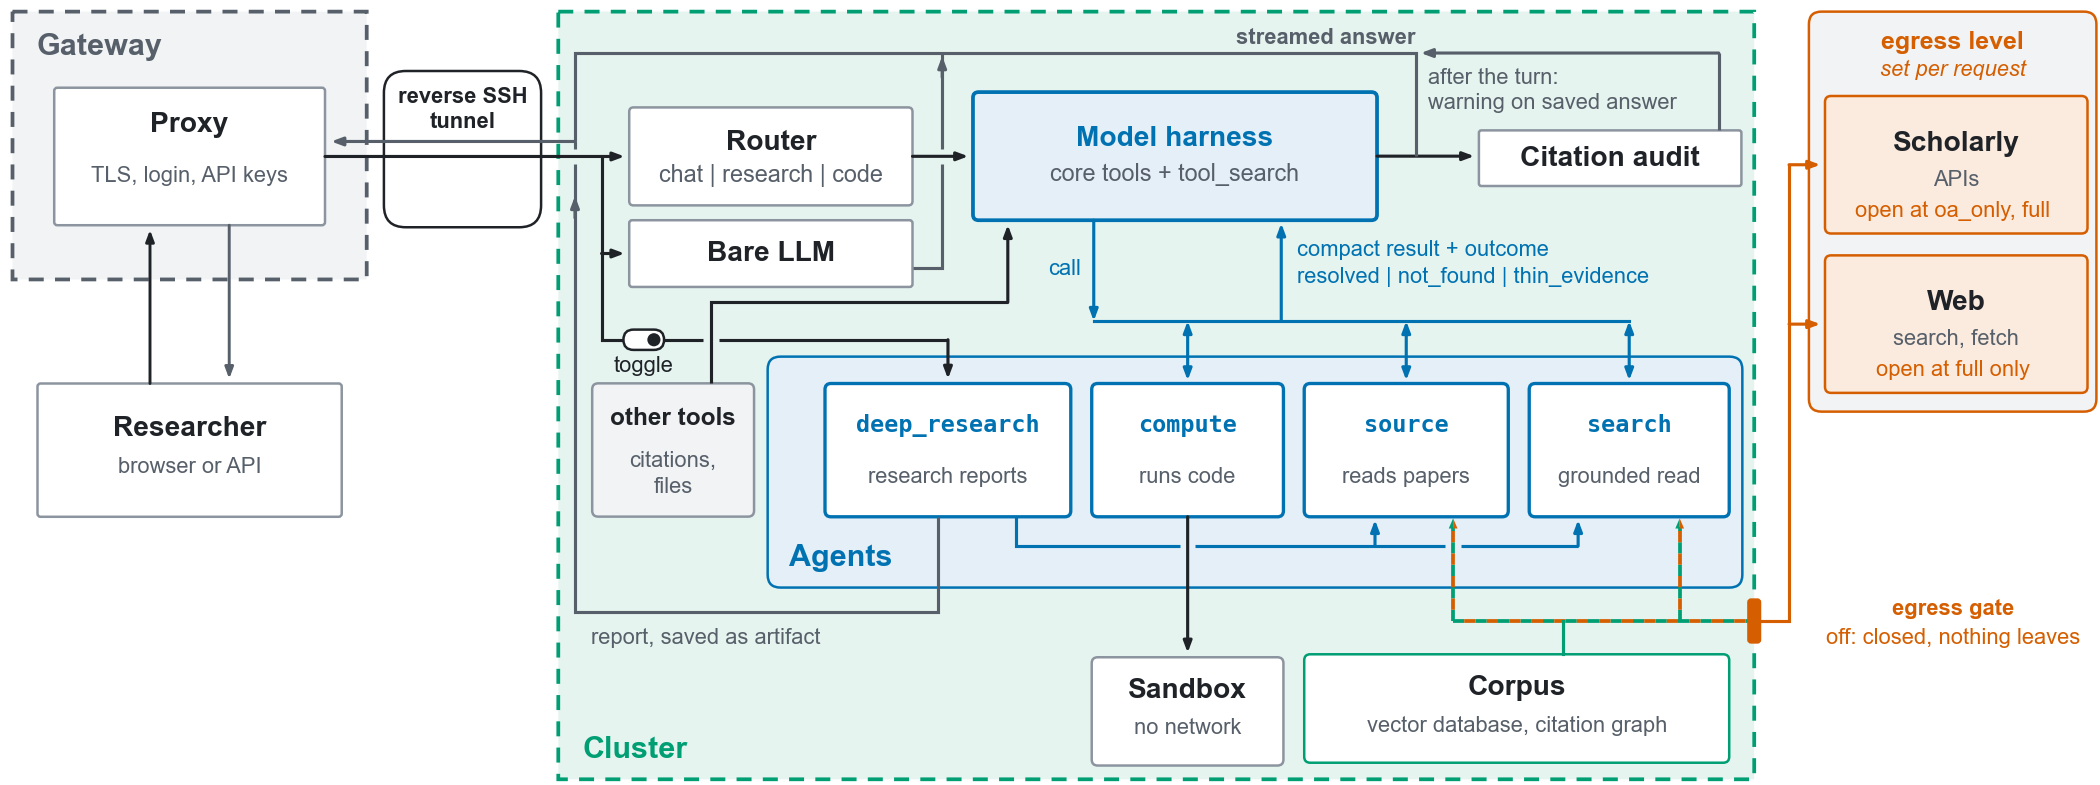

Write the Python code that produced this figure.
"""Figure 1, the architecture: one panel, the trust boundaries with every path a
request can take through them.

The layout started as the Google Drawings sketch (archive/munin_fig1_v5.svg) and is
still placed in that drawing's own pixel space (1344 x 553, y down); the axes
map it onto the full text width and crop the empty band above y = TOP, which
makes the figure about 2.6 in tall. Strokes and type are scaled by the same
factor (PT pt per px); no label is set below 14 px (5.25 pt) at print size.

The labels it takes from the code are read, not typed here: routing profiles
from router.py and egress levels from provenance.py. The tool and agent counts
from the MCP registry are not drawn; --facts prints them for the caption. The
source files are parsed with `ast`, never imported, so this needs matplotlib
and nothing from the service's own dependencies. Earlier versions are in
archive/.

    python3 docs/paper-kit/figures/fig_architecture.py            # pdf + png + svg
    python3 docs/paper-kit/figures/fig_architecture.py --facts    # print what was read
"""

from __future__ import annotations

import argparse
import ast
import json
import sys
from pathlib import Path

import matplotlib

matplotlib.use("Agg")
import matplotlib.pyplot as plt  # noqa: E402
from matplotlib.patches import Circle, FancyArrowPatch, FancyBboxPatch, Polygon  # noqa: E402

HERE = Path(__file__).resolve().parent
sys.path.insert(0, str(HERE))
import _style as S  # noqa: E402

REPO = HERE.parents[2]
RETRIEVAL = REPO / "backend/retrieval"
AGENTS = ("search", "source", "compute", "deep_research")

# The sketch's canvas, in its pixels; everything above TOP is cropped.
W, H, TOP = 1344.0, 552.958, 50.0
PT = S.FULL_WIDTH * 72 / W                # points per sketch pixel (0.375)
HEIGHT = S.FULL_WIDTH * (H - TOP) / W

DASH = (4, 3)                             # trust boundaries, in units of lw
HEAD = "-|>,head_length=0.4,head_width=0.15"
HEAD_SCALE = 5.5


# ---------------------------------------------------------------- facts ----

def _module(path: Path) -> ast.Module:
    return ast.parse(path.read_text(encoding="utf-8"), filename=str(path))


def _assigned(tree: ast.Module, name: str) -> ast.expr:
    for node in tree.body:
        if isinstance(node, ast.Assign):
            for t in node.targets:
                if isinstance(t, ast.Name) and t.id == name:
                    return node.value
    raise KeyError(f"{name} not assigned at module level")


def _string_set(node: ast.expr) -> set[str]:
    """frozenset({...}), set literal, or tuple of string constants."""
    if isinstance(node, ast.Call):
        node = node.args[0]
    return {e.value for e in node.elts if isinstance(e, ast.Constant)}


def read_facts() -> dict:
    router = _module(RETRIEVAL / "router.py")
    schemas = _module(RETRIEVAL / "mcp/schemas.py")
    prov = _module(RETRIEVAL / "provenance.py")

    tools_node = _assigned(schemas, "MCP_TOOLS")
    tools = {k.value for k in tools_node.keys if isinstance(k, ast.Constant)}
    core = _string_set(_assigned(schemas, "CORE_TOOLS"))
    missing = [a for a in AGENTS if a not in tools]
    if missing:
        raise SystemExit(f"agents missing from MCP_TOOLS: {missing}")

    return {
        "n_tools": len(tools),
        "n_agents": len(AGENTS),
        "n_plain": len(tools) - len(AGENTS),
        "n_core": len(core),
        "n_deferred": len(tools - core),
        "profiles": ast.literal_eval(_assigned(router, "PROFILES")),
        "egress": tuple(ast.literal_eval(_assigned(prov, n))
                        for n in ("EGRESS_OFF", "EGRESS_OA_ONLY", "EGRESS_FULL")),
    }


# ------------------------------------------------------------- drawing ----

def px(v):
    """A stroke width or font size given in sketch pixels, in points."""
    return v * PT


def rect(ax, x0, y0, x1, y1, *, fc=S.WHITE, ec=S.RULE, lw=1.6, r=3.84, ls="-", z=2):
    ax.add_patch(FancyBboxPatch(
        (x0, y0), x1 - x0, y1 - y0, boxstyle=f"round,pad=0,rounding_size={r}",
        fc=fc, ec=ec, lw=px(lw), ls=ls, zorder=z))


def text(ax, x, y, s, *, size=14, color=S.INK, ha="center", weight="normal",
         style="normal", family=None, z=5):
    ax.text(x, y, s, ha=ha, va="center", fontsize=px(size), color=color,
            fontweight=weight, fontstyle=style, family=family, zorder=z)


def node(ax, box, title, body=None, *, title_y=None, body_y=None, title_color=S.INK,
         title_size=18, body_size=14, mono=False, **kw):
    """A box with a bold title and an optional muted line under it."""
    x0, y0, x1, y1 = box
    rect(ax, *box, **kw)
    cx, cy = (x0 + x1) / 2, (y0 + y1) / 2
    text(ax, cx, title_y if title_y is not None else (cy - 11 if body else cy), title,
         size=title_size, color=title_color, weight="bold",
         family="monospace" if mono else None)
    if body:
        text(ax, cx, body_y if body_y is not None else cy + 12, body, size=body_size,
             color=S.MUTED)


def head(ax, p0, p1, *, color=S.INK, lw=2.0, both=False, z=4):
    """A straight arrow from p0 to p1 (or an arrowhead alone, laid over a line)."""
    style = HEAD.replace("-|>", "<|-|>") if both else HEAD
    ax.add_patch(FancyArrowPatch(p0, p1, arrowstyle=style, mutation_scale=HEAD_SCALE,
                                 color=color, lw=px(lw), shrinkA=0, shrinkB=0, zorder=z))


def route(ax, pts, *, color=S.INK, lw=2.0, arrow=True, both=False, z=4):
    """A right-angled polyline through pts, with an arrowhead at pts[-1] (and at
    pts[0] too when both, for a single segment)."""
    xs, ys = zip(*pts)
    n = len(pts) if not arrow else len(pts) - 1
    if n > 1:
        ax.plot(xs[:n], ys[:n], color=color, lw=px(lw), zorder=z,
                solid_joinstyle="miter", solid_capstyle="butt")
    if arrow:
        head(ax, pts[-2], pts[-1], color=color, lw=lw, both=both, z=z)


def hop(ax, x, y, *, vertical=False, bg=S.GREEN_FILL, r=5):
    """Cut the line running under a crossing, so the crossing line reads as passing
    over it. Drawn between the two (z 3.5): the under line must sit at z <= 3."""
    seg = ([x, x], [y - r, y + r]) if vertical else ([x - r, x + r], [y, y])
    ax.plot(*seg, color=bg, lw=px(6), zorder=3.5, solid_capstyle="butt")


def mixed(ax, xs, ys, *, lw=2.4, z=4):
    """Green and vermilion dashes in turn: a line fed by the corpus and by egress."""
    for color, offset in ((S.GREEN, 0), (S.VERMILION, 3)):
        ax.plot(xs, ys, color=color, lw=px(lw), ls=(offset, (3, 3)), zorder=z,
                solid_capstyle="butt", dash_capstyle="butt")


def mixed_head(ax, x, tip, *, length=6.5, half=2.8, z=5):
    """An upward arrowhead split down the middle, green on the left, vermilion on
    the right, to end a mixed() line."""
    base = tip + length
    for color, side in ((S.GREEN, -1), (S.VERMILION, 1)):
        ax.add_patch(Polygon([(x, tip), (x + side * half, base), (x, base)],
                             closed=True, fc=color, ec="none", zorder=z))


def toggle(ax, x, y):
    """A switch in the on position."""
    rect(ax, x - 13, y - 6.5, x + 13, y + 6.5, ec=S.INK, lw=1.6, r=6.5, z=5)
    ax.add_patch(Circle((x + 6.5, y), 4.2, fc=S.INK, ec="none", zorder=6))


def draw(ax, f):
    off, oa, full = f["egress"]
    top = TOP + 8                         # zone tops, under the crop

    # ------------------------------------------------------------ zones --
    rect(ax, 8.0, top, 234.7, 229.4, fc=S.GREY_FILL, ec=S.MUTED, lw=2.4, r=0,
         ls=(0, DASH), z=0)
    text(ax, 23.5, 80, "Gateway", size=19.5, color=S.MUTED, ha="left", weight="bold")
    rect(ax, 357.3, top, 1122.7, 549.3, fc=S.GREEN_FILL, ec=S.GREEN, lw=2.4, r=0,
         ls=(0, DASH), z=0)
    text(ax, 373, 530, "Cluster", size=19.5, color=S.GREEN, ha="left", weight="bold")

    # reverse tunnel between them, around the two lanes that cross it
    rect(ax, 245.7, 96, 346.3, 196, ec=S.INK, lw=1.6, r=14, z=1)
    text(ax, 296, 112, "reverse SSH", size=14, weight="bold")
    text(ax, 296, 128, "tunnel", size=14, weight="bold")

    # ---------------------------------------------- gateway and user ----
    node(ax, (34.7, 106.7, 208.0, 194.7), "Proxy", "TLS, login, API keys",
         title_y=129.7, body_y=162.6, r=2)
    node(ax, (24.0, 296.0, 218.7, 381.3), "Researcher", "browser or API",
         title_y=324.6, body_y=348.8, r=2)
    route(ax, [(96.0, 296.0), (96.0, 197.7)], lw=1.87)
    route(ax, [(146.7, 194.7), (146.7, 293.0)], color=S.MUTED, lw=1.87)

    # ------------------------------------------------------- turn row ----
    node(ax, (402.7, 119.3, 584.0, 182.0), "Router", " | ".join(f["profiles"]),
         title_y=141.8, body_y=162.6, body_size=15, r=2.74)
    node(ax, (402.7, 191.5, 584.0, 234.2), "Bare LLM", r=1.86)
    node(ax, (622.7, 109.5, 881.3, 191.5), "Model harness", "core tools + tool_search",
         title_y=139, body_y=162, title_color=S.BLUE, body_size=15,
         fc=S.BLUE_FILL, ec=S.BLUE, lw=2.4, r=3.58)
    node(ax, (946.5, 134.0, 1114.5, 169.6), "Citation audit", r=1.55)

    # question in: proxy -> router, with a trunk down to the bare LLM
    trunk = 385
    route(ax, [(208.0, 150.7), (399.7, 150.7)])
    route(ax, [(trunk, 150.7), (trunk, 212.8), (399.7, 212.8)])
    route(ax, [(584.0, 150.6), (619.7, 150.6)])
    route(ax, [(881.3, 150.5), (943.5, 150.5)])

    # answers back: streamed from the harness, branching off before the audit
    ret_x, ret_y = 368, 84.5
    route(ax, [(906.3, 150.5), (906.3, ret_y), (ret_x, ret_y), (ret_x, 141.1),
               (212.0, 141.1)], color=S.MUTED)
    text(ax, 906, 74.5, "streamed answer", size=14, color=S.MUTED, ha="right",
         weight="bold")
    # the bare LLM streams back the same way
    route(ax, [(584.0, 222.0), (603, 222.0), (603, ret_y)], color=S.MUTED, arrow=False,
          z=3)
    head(ax, (603, 100), (603, ret_y + 2), color=S.MUTED)
    hop(ax, 603, 150.6, vertical=True)
    # the audit runs once the turn is over; what it flags lands on the saved answer
    route(ax, [(1100, 134.0), (1100, ret_y), (909.3, ret_y)], color=S.MUTED)
    text(ax, 914, 100, "after the turn:", size=14, color=S.MUTED, ha="left")
    text(ax, 914, 116, "warning on saved answer", size=14, color=S.MUTED, ha="left")

    # Three lanes run between the turn row and the agents row, top to bottom:
    # other tools (black), the agent bus (blue), the deep research toggle.
    lane_tools, lane_bus, lane_toggle = 244, 256, 268

    # deep research: a third branch off the trunk, past router and harness
    dr_x = 606.7
    route(ax, [(trunk, 212.8), (trunk, lane_toggle), (dr_x, lane_toggle), (dr_x, 293)],
          z=3)
    toggle(ax, 412, lane_toggle)
    text(ax, 412, 284, "toggle", size=14)

    # other tools -> harness
    route(ax, [(455, 295.9), (455, lane_tools), (645, lane_tools), (645, 194.5)])
    hop(ax, 455, lane_toggle)

    # agent bus: one call down, one compact result up
    ax.plot([700, 1042.7], [lane_bus, lane_bus], color=S.BLUE, lw=px(2.0), zorder=4)
    for x in (760.1, 900.0, 1042.7):
        route(ax, [(x, lane_bus), (x, 294.0)], color=S.BLUE, both=True)
    route(ax, [(700, 191.5), (700, lane_bus)], color=S.BLUE)
    route(ax, [(820, lane_bus), (820, 193.5)], color=S.BLUE)
    text(ax, 692, 222, "call", size=14, color=S.BLUE, ha="right")
    text(ax, 830, 210, "compact result + outcome", size=14, color=S.BLUE, ha="left")
    text(ax, 830, 227, "resolved | not_found | thin_evidence", size=14, color=S.BLUE,
         ha="left")

    # ------------------------------------------------------ agents row ----
    node(ax, (379.0, 295.9, 482.6, 381.2), "other tools", "citations,", title_y=318,
         body_y=345, title_size=15.5, fc=S.GREY_FILL)
    text(ax, 430.8, 362, "files", size=14, color=S.MUTED)
    rect(ax, 491.3, 278.8, 1115.1, 426.6, fc=S.BLUE_FILL, ec=S.BLUE, lw=1.6, r=8.19, z=1)
    text(ax, 504.7, 407, "Agents", size=19.5, color=S.BLUE, ha="left", weight="bold")
    agents = [((528.0, 685.3), "deep_research", "research reports"),
              ((698.7, 821.4), "compute", "runs code"),
              ((834.7, 965.3), "source", "reads papers"),
              ((978.7, 1106.7), "search", "grounded read")]
    for (x0, x1), name, line in agents:
        node(ax, (x0, 296.0, x1, 381.3), name, line, title_y=322.5, body_y=355,
             title_color=S.BLUE, title_size=15, mono=True, ec=S.BLUE, lw=2.13)
    # deep research works through search and source, under the row
    dr_lane = 400
    route(ax, [(650, 381.3), (650, dr_lane), (1010, dr_lane), (1010, 383.3)],
          color=S.BLUE, z=3)
    route(ax, [(880, dr_lane), (880, 383.3)], color=S.BLUE, z=3)
    # its report comes back as an artifact in the conversation, up the left side
    rep_y = 442
    route(ax, [(600, 381.3), (600, rep_y), (ret_x, rep_y), (ret_x, 141.1)],
          color=S.MUTED, arrow=False, z=3)
    head(ax, (ret_x, 190), (ret_x, 176), color=S.MUTED)
    hop(ax, ret_x, 150.7, vertical=True)
    text(ax, 378, 458, "report, saved as artifact", size=14, color=S.MUTED, ha="left")

    # ---------------------------------------------------- resources row ----
    node(ax, (698.7, 471.2, 821.4, 540.5), "Sandbox", "no network",
         title_y=492, body_y=516)
    route(ax, [(760.1, 381.3), (760.1, 468.3)])
    hop(ax, 760.1, dr_lane, bg=S.BLUE_FILL)
    node(ax, (834.7, 469.3, 1106.7, 538.7), "Corpus", "vector database, citation graph",
         title_y=490.6, body_y=514.8, ec=S.GREEN)

    # data lane: source and search read from the corpus or, past the gate, outside
    data, gate_x = 448, 1122.7
    mixed(ax, [930, gate_x], [data, data])
    for x in (930, 1075):
        mixed(ax, [x, x], [data, 388])
        mixed_head(ax, x, 382.3)
    hop(ax, 930, dr_lane, bg=S.BLUE_FILL)
    ax.plot([1000, 1000], [469.3, data], color=S.GREEN, lw=px(2.0), zorder=4)

    # --------------------------------------------------------- egress ----
    ex0, ex1, ecx = 1157.7, 1341.7, 1249.7
    rect(ax, ex0, top, ex1, 314.0, fc=S.GREY_FILL, ec=S.VERMILION, lw=1.6, r=8.03, z=1)
    text(ax, ecx, 77, "egress level", size=16, color=S.VERMILION, weight="bold")
    text(ax, ecx, 95, "set per request", size=14, color=S.VERMILION, style="italic")
    sch, web = (112.0, 200.0), (214.0, 302.0)
    node(ax, (1168.0, sch[0], 1336.0, sch[1]), "Scholarly", "APIs",
         title_y=sch[0] + 30, body_y=sch[0] + 53, fc=S.VERMILION_FILL, ec=S.VERMILION)
    text(ax, ecx, sch[0] + 73, f"open at {oa}, {full}", size=14, color=S.VERMILION)
    node(ax, (1168.0, web[0], 1336.0, web[1]), "Web", "search, fetch",
         title_y=web[0] + 30, body_y=web[0] + 53, fc=S.VERMILION_FILL, ec=S.VERMILION)
    text(ax, ecx, web[0] + 73, f"open at {full} only", size=14, color=S.VERMILION)

    # the gate sits on the cluster boundary; behind it the lane forks
    fork = 1145
    mids = [sum(sch) / 2, sum(web) / 2]
    ax.plot([gate_x, fork, fork], [data, data, mids[0]], color=S.VERMILION, lw=px(2.0),
            zorder=4, solid_joinstyle="miter")
    for y in mids:
        route(ax, [(fork, y), (1165, y)], color=S.VERMILION)
    rect(ax, gate_x - 4, data - 14, gate_x + 4, data + 14, fc=S.VERMILION,
         ec=S.VERMILION, lw=1.0, r=2, z=5)
    text(ax, ecx, 440, "egress gate", size=14, color=S.VERMILION, weight="bold")
    text(ax, ecx, 458, f"{off}: closed, nothing leaves", size=14, color=S.VERMILION)


def build(f):
    fig = plt.figure(figsize=(S.FULL_WIDTH, HEIGHT))
    ax = fig.add_axes([0, 0, 1, 1])
    ax.set_xlim(0, W)
    ax.set_ylim(H, TOP)                   # the sketch's y runs down
    ax.set_aspect("equal")
    ax.axis("off")
    draw(ax, f)
    return fig


def main() -> None:
    ap = argparse.ArgumentParser(description=__doc__.split("\n\n")[0])
    ap.add_argument("--out", default=str(HERE / "fig_architecture"),
                    help="output path without extension")
    ap.add_argument("--formats", default="pdf,png,svg")
    ap.add_argument("--facts", action="store_true", help="print the facts read and exit")
    args = ap.parse_args()

    font = S.apply()
    facts = read_facts()
    if args.facts:
        print(json.dumps(facts, indent=2))
        return
    fig = build(facts)
    for ext in args.formats.split(","):
        fig.savefig(f"{args.out}.{ext}", metadata={"CreationDate": None}
                    if ext == "pdf" else ({"Date": None} if ext == "svg" else None))
        print(f"wrote {args.out}.{ext}  (font: {font})")


if __name__ == "__main__":
    main()
